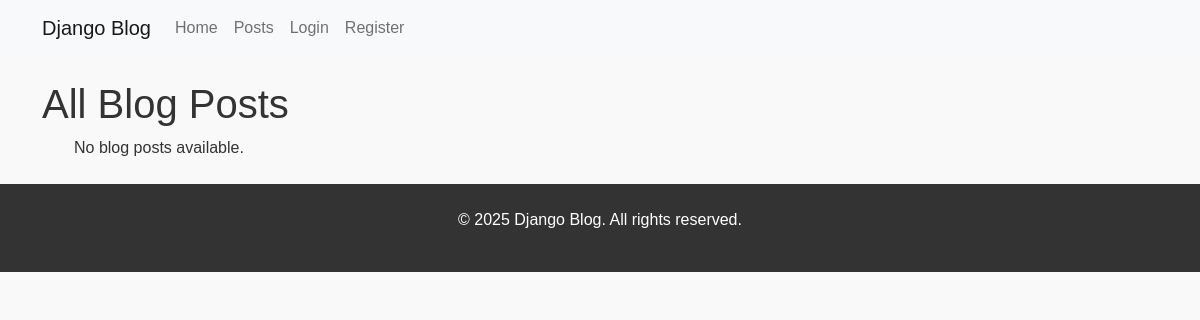
The page /blog/posts/ on the database as committed earlier.
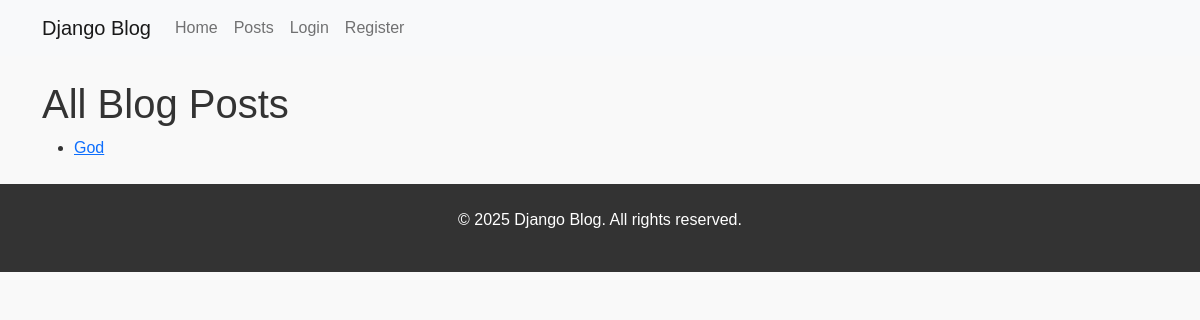
The same page on the database as committed later.
### blog/models.py (models this page shows, shortened)
class Post(models.Model):
    title = models.CharField(max_length=200)
    content = models.TextField()
    published_date = models.DateTimeField(auto_now_add=True)
    author = models.ForeignKey(User, on_delete=models.CASCADE)
    tags = models.ManyToManyField(Tag, related_name='posts', blank=True)  # Many-to-Many relationship with Tag
    class Meta:
        ordering = ['-published_date']  # Display latest posts first

### blog/views.py (the view)
# urls.py: path('posts/', views.post_list, name='post_list'),
def post_list(request):
    posts = Post.objects.all()
    return render(request, 'blog/post_list.html', {'posts': posts})

### blog/templates/blog/post_list.html (shortened to what this page needs)
{% extends 'blog/base.html' %}
{% block content %}
    <h1>All Blog Posts</h1>
    <ul>
        {% for post in posts %}
            <li>
                <a href="{% url 'blog:post_detail' post.id %}">{{ post.title }}</a>
            </li>
        {% empty %}
            <p>No blog posts available.</p>
        {% endfor %}
    </ul>
{% endblock %}

### blog/templates/blog/base.html (shortened to what this page needs)
<!DOCTYPE html>
<html lang="en">
<head>
    {% load static %}
    <link href="https://cdn.jsdelivr.net/npm/bootstrap@5.1.3/dist/css/bootstrap.min.css" rel="stylesheet">
    <link rel="stylesheet" href="{% static 'css/styles.css' %}">
</head>
<body>
    <nav class="navbar navbar-expand-lg navbar-light bg-light">
        <div class="container">
            <a class="navbar-brand" href="{% url 'blog:home' %}">Django Blog</a>
            <div class="collapse navbar-collapse" id="navbarNav">
                <ul class="navbar-nav ml-auto">
                    <li class="nav-item">
                        <a class="nav-link" href="{% url 'blog:home' %}">Home</a>
                    </li>
                    <li class="nav-item">
                        <a class="nav-link" href="{% url 'blog:post_list' %}">Posts</a>
                    </li>
                    {% if user.is_authenticated %}
                        <li class="nav-item">
                            <a class="nav-link" href="{% url 'blog:profile' %}">Profile</a>
                        </li>
                        <li class="nav-item">
                            <a class="nav-link" href="{% url 'blog:logout' %}">Logout</a>
                        </li>
                    {% else %}
                        <li class="nav-item">
                            <a class="nav-link" href="{% url 'blog:login' %}">Login</a>
                        </li>
                        <li class="nav-item">
                            <a class="nav-link" href="{% url 'blog:register' %}">Register</a>
                        </li>
                    {% endif %}
                </ul>
            </div>
        </div>
    </nav>
    <div class="container mt-4">
        {% block content %}
        {% endblock %}
    </div>
    <footer class="text-center mt-4 py-4">
        <p>&copy; 2025 Django Blog. All rights reserved.</p>
    </footer>
</body>
</html>

### blog/static/css/styles.css (style rules this page uses)
* { margin: 0; padding: 0; box-sizing: border-box; }
body { font-family: Arial, sans-serif; background-color: #f9f9f9; color: #333; }
footer { text-align: center; margin-top: 50px; padding: 10px; background-color: #333; color: white; }

Rows that differ between the two databases and show on the page:
added Post: title "God"
Other text that changed with them:
text no longer shown: "No blog posts available."
